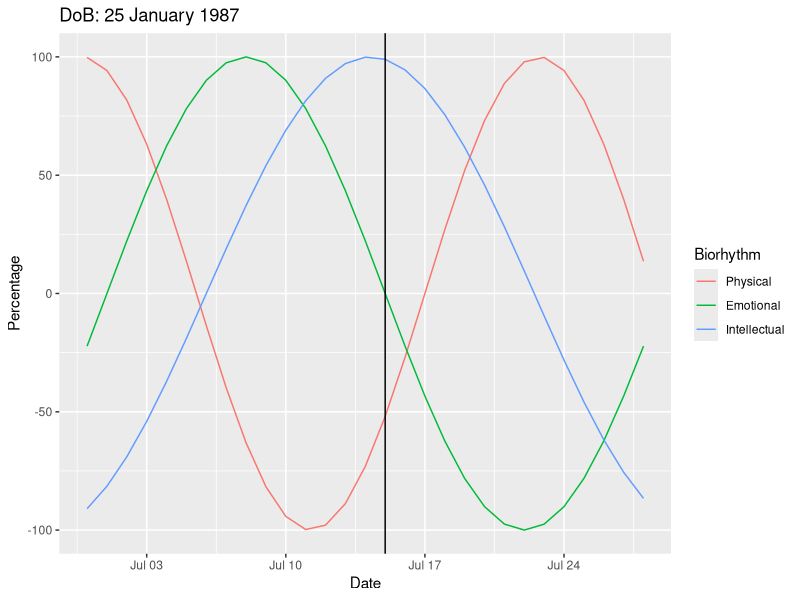

Here is the R script that generated this plot:
# load library
library(ggplot2)
library(reshape2)

# build biorhythm function
# dob: date of birth
# target: today if not set
biorhythm <- function(dob, target = Sys.Date()) {
  
  # convert to date
  dob <- as.Date(dob)
  target <- as.Date(target)
  
  # calculate difference
  t <- round(as.numeric(difftime(target, dob)))
  
  # get 2 weeks before and after target
  days <- (t - 14) : (t + 14)
  
  # build dataframe based on theory.
  # cyclical wavelength:
  # - physical = 23 days, emotional = 28 days, intellectual = 33 days
  # this cycle is calculated with ```sin ( 2 * pi * t / w )```
  # - t = number of days since birth, w = wavelength
  period <- data.frame(Date = seq.Date(from = target - 15, by = 1, length.out = 29),
                       Physical = sin (2 * pi * days / 23) * 100, 
                       Emotional = sin (2 * pi * days / 28) * 100, 
                       Intellectual = sin (2 * pi * days / 33) * 100)
  
  # 'melt' the data
  period <- melt(period, id.vars = "Date", variable.name = "Biorhythm", value.name = "Percentage")
  
  # build plots from melted data
  ggplot(period, aes(x = Date, y = Percentage, col = Biorhythm)) + geom_line() +  
    ggtitle(paste("DoB:", format(dob, "%d %B %Y"))) + 
    geom_vline(xintercept = as.numeric(target))
}

# sample data
dob <- "1987-01-25"
target <- "2017-07-15"

# run
biorhythm(dob, target)
